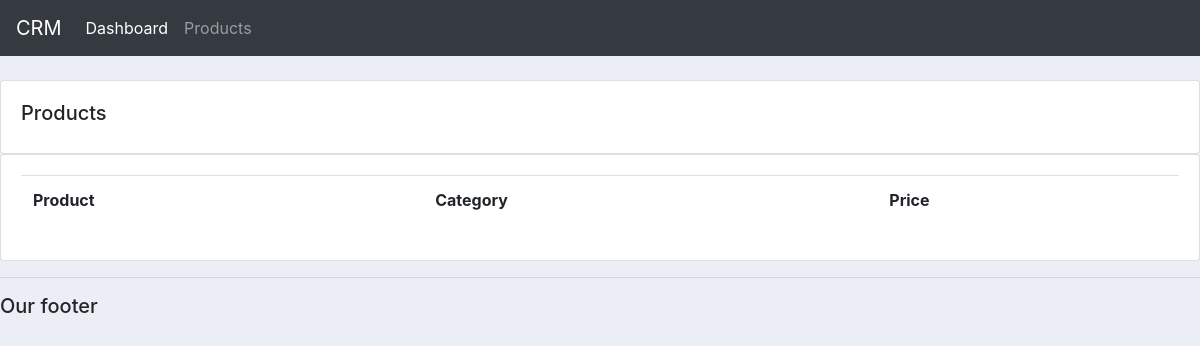
Before: /products/ with the older database file.
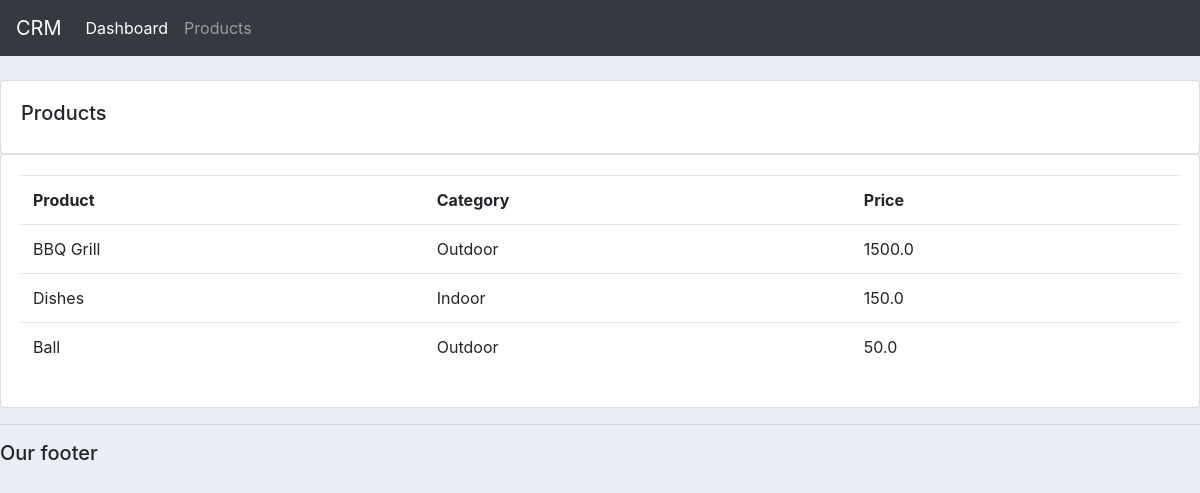
After: the same page with the newer database file.
### accounts/models.py (models this page shows, shortened)
class Product(models.Model):
    CATEGORY = (
        ('Indoor', 'Indoor'),
        ('Outdoor', 'Outdoor'),
    )
    name = models.CharField(max_length=100, null=True)
    price = models.FloatField(null=True)
    category = models.CharField(max_length=100, null=True, choices=CATEGORY)
    description = models.CharField(max_length=100, null=True, blank=True)
    date_created = date_created = models.DateTimeField(auto_now_add=True, null=True)
    tags = models.ManyToManyField(Tag)

### accounts/views.py (the view)
# urls.py: path('products/', views.products, name="products"),
def products(request):
    products = Product.objects.all()
    return render(request, 'accounts/products.html', {'products': products})

### accounts/templates/accounts/products.html
{%  extends 'accounts/main.html' %}
{% block content %}
		<br>
		<div class="row">
			<div class="col-md">
				<div class="card card-body">
					<h5>Products</h5>
				</div>
				<div class="card card-body">
					<table class="table">
						<tr>
							<th>Product</th>
							<th>Category</th>
							<th>Price</th>
						</tr>
						{% for product in products %}
							<tr>
								<td>{{ product.name }}</td>
								<td>{{ product.category }}</td>
								<td>{{ product.price }}</td>
							</tr>
						{% endfor %}
					</table>
				</div>
			</div>
		</div>
{% endblock content %}

Changed rows visible on the page:
added Product: name "BBQ Grill", category "Outdoor", price "1500.0"
added Product: name "Dishes", category "Indoor", price "150.0"
added Product: name "Ball", category "Outdoor", price "50.0"
